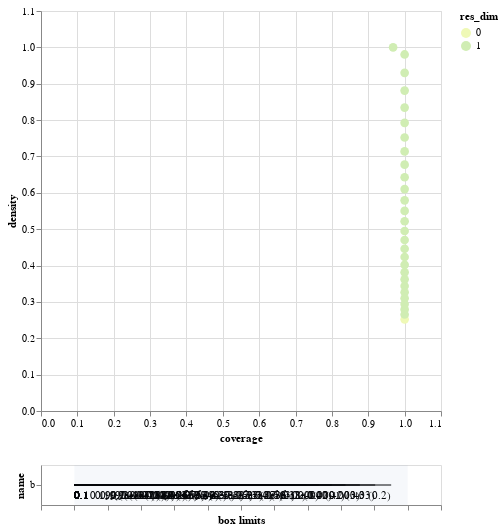

Notebook source saved alongside this figure:
### Code cell
box1.inspect_tradeoff()

### Figure 1 — Vega-Lite specification as saved in the notebook (floating-point values rounded to 4 significant figures)
{"config": {"view": {"continuousWidth": 400, "continuousHeight": 300}}, "vconcat": [{"data": {"name": "data-90f1ed96f08deb91838af9c04e5bb914"}, "mark": {"type": "circle", "size": 75}, "encoding": {"color": {"type": "ordinal", "field": "res_dim", "scale": {"range": ["#eff9b6", "#d0edb3", "#97d6b9", "#5dc0c0", "#31a5c2", "#1f80b8", "#2354a3", "#21318d"]}}, "opacity": {"condition": {"value": 1, "selection": "selector001"}, "value": 0.4}, "tooltip": [{"type": "quantitative", "field": "id"}, {"type": "quantitative", "field": "coverage", "format": ".2"}, {"type": "quantitative", "field": "density", "format": ".2"}, {"type": "ordinal", "field": "res_dim"}], "x": {"type": "quantitative", "field": "coverage", "scale": {"domain": [0, 1.1]}}, "y": {"type": "quantitative", "field": "density", "scale": {"domain": [0, 1.1]}}}, "height": 400, "selection": {"selector001": {"type": "single", "fields": ["id"]}}, "width": 400}, {"layer": [{"data": {"name": "data-5fcde382ae83e2f84ba9ecc202adc6c3"}, "mark": "rule", "encoding": {"x": {"type": "quantitative", "axis": {"grid": false, "labels": false, "title": "box limits"}, "field": "x_lower", "scale": {"domain": [0, 1], "padding": 0.1}}, "x2": {"field": "x_upper"}, "y": {"type": "nominal", "field": "name", "scale": {"padding": 1.0}}}, "transform": [{"calculate": "(datum.x1-datum.minimum)/(datum.maximum-datum.minimum)", "as": "x_lower"}, {"calculate": "(datum.x2-datum.minimum)/(datum.maximum-datum.minimum)", "as": "x_upper"}, {"filter": {"selection": "selector001"}}], "width": 400}, {"data": {"name": "data-5fcde382ae83e2f84ba9ecc202adc6c3"}, "mark": {"type": "text", "align": "left", "baseline": "top", "dy": 5}, "encoding": {"text": {"type": "ordinal", "field": "text"}, "x": {"type": "quantitative", "axis": {"grid": false, "labels": false, "title": "box limits"}, "field": "x_lower", "scale": {"domain": [0, 1], "padding": 0.1}}, "x2": {"field": "x_upper"}, "y": {"type": "nominal", "field": "name", "scale": {"padding": 1.0}}}, "transform": [{"calculate": "(datum.x1-datum.minimum)/(datum.maximum-datum.minimum)", "as": "x_lower"}, {"calculate": "(datum.x2-datum.minimum)/(datum.maximum-datum.minimum)", "as": "x_upper"}, {"filter": {"selection": "selector001"}}, {"calculate": "datum.qp_lower>0?format(datum.x1, \".2\")+\" (\"+format(datum.qp_lower, \".1~g\")+\")\" :format(datum.x1, \".2\")", "as": "text"}], "width": 400}, {"data": {"name": "data-5fcde382ae83e2f84ba9ecc202adc6c3"}, "mark": {"type": "text", "align": "right", "baseline": "top", "dy": 5}, "encoding": {"text": {"type": "ordinal", "field": "text"}, "x": {"type": "quantitative", "field": "x_upper"}, "x2": {"field": "x_upper"}, "y": {"type": "nominal", "field": "name", "scale": {"padding": 1.0}}}, "transform": [{"calculate": "(datum.x1-datum.minimum)/(datum.maximum-datum.minimum)", "as": "x_lower"}, {"calculate": "(datum.x2-datum.minimum)/(datum.maximum-datum.minimum)", "as": "x_upper"}, {"filter": {"selection": "selector001"}}, {"calculate": "datum.qp_upper>0?format(datum.x2, \".2\")+\" (\"+format(datum.qp_upper, \".1\")+\")\" :format(datum.x2, \".2\")", "as": "text"}], "width": 400}, {"data": {"name": "data-bb8d07f6df3d47a6a475317795287b23"}, "mark": {"type": "rect", "opacity": 0.05}, "encoding": {"x": {"type": "quantitative", "field": "start"}, "x2": {"field": "end"}}}, {"data": {"name": "data-d751713988987e9331980363e24189ce"}, "mark": "point", "encoding": {"x": {"type": "quantitative", "field": "x"}, "y": {"type": "nominal", "field": "name"}}, "transform": [{"filter": {"selection": "selector001"}}], "width": 400}, {"data": {"name": "data-d751713988987e9331980363e24189ce"}, "mark": {"type": "text", "align": "center", "baseline": "top", "dy": 5}, "encoding": {"text": {"type": "nominal", "field": "item"}, "x": {"type": "quantitative", "field": "x"}, "y": {"type": "nominal", "field": "name"}}, "transform": [{"filter": {"selection": "selector001"}}], "width": 400}]}], "$schema": "https://vega.github.io/schema/vega-lite/v4.8.1.json", "datasets": {"data-90f1ed96f08deb91838af9c04e5bb914": [{"coverage": 1.0, "density": 0.252, "id": 0, "mass": 1.0, "mean": 0.252, "res_dim": 0}, {"coverage": 1.0, "density": 0.2653, "id": 1, "mass": 0.95, "mean": 0.2653, "res_dim": 1}, {"coverage": 1.0, "density": 0.2794, "id": 2, "mass": 0.902, "mean": 0.2794, "res_dim": 1}, {"coverage": 1.0, "density": 0.2944, "id": 3, "mass": 0.856, "mean": 0.2944, "res_dim": 1}, {"coverage": 1.0, "density": 0.31, "id": 4, "mass": 0.813, "mean": 0.31, "res_dim": 1}, {"coverage": 1.0, "density": 0.3264, "id": 5, "mass": 0.772, "mean": 0.3264, "res_dim": 1}, {"coverage": 1.0, "density": 0.3438, "id": 6, "mass": 0.733, "mean": 0.3438, "res_dim": 1}, {"coverage": 1.0, "density": 0.3621, "id": 7, "mass": 0.696, "mean": 0.3621, "res_dim": 1}, {"coverage": 1.0, "density": 0.3812, "id": 8, "mass": 0.661, "mean": 0.3812, "res_dim": 1}, {"coverage": 1.0, "density": 0.4019, "id": 9, "mass": 0.627, "mean": 0.4019, "res_dim": 1}, {"coverage": 1.0, "density": 0.4235, "id": 10, "mass": 0.595, "mean": 0.4235, "res_dim": 1}, {"coverage": 1.0, "density": 0.446, "id": 11, "mass": 0.565, "mean": 0.446, "res_dim": 1}, {"coverage": 1.0, "density": 0.4701, "id": 12, "mass": 0.536, "mean": 0.4701, "res_dim": 1}, {"coverage": 1.0, "density": 0.4951, "id": 13, "mass": 0.509, "mean": 0.4951, "res_dim": 1}, {"coverage": 1.0, "density": 0.5217, "id": 14, "mass": 0.483, "mean": 0.5217, "res_dim": 1}, {"coverage": 1.0, "density": 0.5502, "id": 15, "mass": 0.458, "mean": 0.5502, "res_dim": 1}, {"coverage": 1.0, "density": 0.5793, "id": 16, "mass": 0.435, "mean": 0.5793, "res_dim": 1}, {"coverage": 1.0, "density": 0.6102, "id": 17, "mass": 0.413, "mean": 0.6102, "res_dim": 1}, {"coverage": 1.0, "density": 0.6429, "id": 18, "mass": 0.392, "mean": 0.6429, "res_dim": 1}, {"coverage": 1.0, "density": 0.6774, "id": 19, "mass": 0.372, "mean": 0.6774, "res_dim": 1}, {"coverage": 1.0, "density": 0.7139, "id": 20, "mass": 0.353, "mean": 0.7139, "res_dim": 1}, {"coverage": 1.0, "density": 0.7522, "id": 21, "mass": 0.335, "mean": 0.7522, "res_dim": 1}, {"coverage": 1.0, "density": 0.7925, "id": 22, "mass": 0.318, "mean": 0.7925, "res_dim": 1}, {"coverage": 1.0, "density": 0.8344, "id": 23, "mass": 0.302, "mean": 0.8344, "res_dim": 1}, {"coverage": 1.0, "density": 0.8811, "id": 24, "mass": 0.286, "mean": 0.8811, "res_dim": 1}, {"coverage": 1.0, "density": 0.9299, "id": 25, "mass": 0.271, "mean": 0.9299, "res_dim": 1}, {"coverage": 1.0, "density": 0.9805, "id": 26, "mass": 0.257, "mean": 0.9805, "res_dim": 1}, {"coverage": 0.9683, "density": 1.0, "id": 27, "mass": 0.244, "mean": 1.0, "res_dim": 1}], "data-5fcde382ae83e2f84ba9ecc202adc6c3": [{"x1": 0.1003, "x2": 0.4325, "name": "b", "id": 1, "minimum": 0.1003, "maximum": 0.4498, "qp_lower": -1.0, "qp_upper": 0.1826}, {"x1": 0.1003, "x2": 0.4157, "name": "b", "id": 2, "minimum": 0.1003, "maximum": 0.4498, "qp_lower": -1.0, "qp_upper": 0.03281}, {"x1": 0.1003, "x2": 0.3996, "name": "b", "id": 3, "minimum": 0.1003, "maximum": 0.4498, "qp_lower": -1.0, "qp_upper": 0.002751}, {"x1": 0.1003, "x2": 0.3845, "name": "b", "id": 4, "minimum": 0.1003, "maximum": 0.4498, "qp_lower": -1.0, "qp_upper": 0.000113}, {"x1": 0.1003, "x2": 0.3702, "name": "b", "id": 5, "minimum": 0.1003, "maximum": 0.4498, "qp_lower": -1.0, "qp_upper": 2.157e-06}, {"x1": 0.1003, "x2": 0.3566, "name": "b", "id": 6, "minimum": 0.1003, "maximum": 0.4498, "qp_lower": -1.0, "qp_upper": 1.924e-08}, {"x1": 0.1003, "x2": 0.3437, "name": "b", "id": 7, "minimum": 0.1003, "maximum": 0.4498, "qp_lower": -1.0, "qp_upper": 8.15e-11}, {"x1": 0.1003, "x2": 0.3315, "name": "b", "id": 8, "minimum": 0.1003, "maximum": 0.4498, "qp_lower": -1.0, "qp_upper": 1.683e-13}, {"x1": 0.1003, "x2": 0.3194, "name": "b", "id": 9, "minimum": 0.1003, "maximum": 0.4498, "qp_lower": -1.0, "qp_upper": 1.404e-16}, {"x1": 0.1003, "x2": 0.3084, "name": "b", "id": 10, "minimum": 0.1003, "maximum": 0.4498, "qp_lower": -1.0, "qp_upper": 5.788e-20}, {"x1": 0.1003, "x2": 0.2978, "name": "b", "id": 11, "minimum": 0.1003, "maximum": 0.4498, "qp_lower": -1.0, "qp_upper": 1.242e-23}, {"x1": 0.1003, "x2": 0.2877, "name": "b", "id": 12, "minimum": 0.1003, "maximum": 0.4498, "qp_lower": -1.0, "qp_upper": 1.05e-27}, {"x1": 0.1003, "x2": 0.2783, "name": "b", "id": 13, "minimum": 0.1003, "maximum": 0.4498, "qp_lower": -1.0, "qp_upper": 4.883e-32}, {"x1": 0.1003, "x2": 0.2689, "name": "b", "id": 14, "minimum": 0.1003, "maximum": 0.4498, "qp_lower": -1.0, "qp_upper": 8.759e-37}, {"x1": 0.1003, "x2": 0.2603, "name": "b", "id": 15, "minimum": 0.1003, "maximum": 0.4498, "qp_lower": -1.0, "qp_upper": 5.697e-42}, {"x1": 0.1003, "x2": 0.2522, "name": "b", "id": 16, "minimum": 0.1003, "maximum": 0.4498, "qp_lower": -1.0, "qp_upper": 2.224e-47}, {"x1": 0.1003, "x2": 0.2446, "name": "b", "id": 17, "minimum": 0.1003, "maximum": 0.4498, "qp_lower": -1.0, "qp_upper": 3.13e-53}, {"x1": 0.1003, "x2": 0.2371, "name": "b", "id": 18, "minimum": 0.1003, "maximum": 0.4498, "qp_lower": -1.0, "qp_upper": 1.477e-59}, {"x1": 0.1003, "x2": 0.2302, "name": "b", "id": 19, "minimum": 0.1003, "maximum": 0.4498, "qp_lower": -1.0, "qp_upper": 2.135e-66}, {"x1": 0.1003, "x2": 0.2236, "name": "b", "id": 20, "minimum": 0.1003, "maximum": 0.4498, "qp_lower": -1.0, "qp_upper": 8.437e-74}, {"x1": 0.1003, "x2": 0.2174, "name": "b", "id": 21, "minimum": 0.1003, "maximum": 0.4498, "qp_lower": -1.0, "qp_upper": 7.831e-82}, {"x1": 0.1003, "x2": 0.2113, "name": "b", "id": 22, "minimum": 0.1003, "maximum": 0.4498, "qp_lower": -1.0, "qp_upper": 1.382e-90}, {"x1": 0.1003, "x2": 0.2057, "name": "b", "id": 23, "minimum": 0.1003, "maximum": 0.4498, "qp_lower": -1.0, "qp_upper": 3.377e-100}, {"x1": 0.1003, "x2": 0.2001, "name": "b", "id": 24, "minimum": 0.1003, "maximum": 0.4498, "qp_lower": -1.0, "qp_upper": 1.108e-111}, {"x1": 0.1003, "x2": 0.1949, "name": "b", "id": 25, "minimum": 0.1003, "maximum": 0.4498, "qp_lower": -1.0, "qp_upper": 4.256e-125}, {"x1": 0.1003, "x2": 0.19, "name": "b", "id": 26, "minimum": 0.1003, "maximum": 0.4498, "qp_lower": -1.0, "qp_upper": 3.012e-142}, {"x1": 0.1003, "x2": 0.1853, "name": "b", "id": 27, "minimum": 0.1003, "maximum": 0.4498, "qp_lower": -1.0, "qp_upper": 8.744e-147}], "data-bb8d07f6df3d47a6a475317795287b23": [{"start": 0, "end": 1}], "data-d751713988987e9331980363e24189ce": []}}
